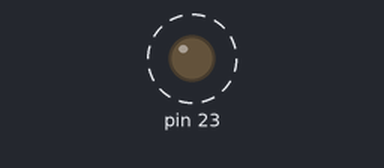
Recording of a sketch running on a simulated Arduino Uno, built with avr-gcc and run on an emulated ATmega328P. On the bench: output pins drawn as LEDs (lit = HIGH). Dashed ring = blinking.

Above: at 0.6 s.
Timing chart, 0 to 3.0 s (numbered marks = the images above):
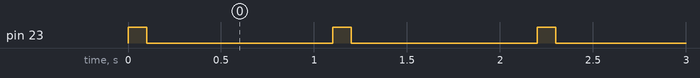

Measured:
- by itself, pin 23: alternates HIGH for 0.10 s and LOW for 1.0 s

The sketch:

ANSI-C_Blink_timers.ino
```cpp
volatile unsigned char *myTCCR1A = (unsigned char *) 0x80; // Timer/Counter Control Register A
volatile unsigned char *myTCCR1B = (unsigned char *) 0x81; // Timer/Counter Control Register B
volatile unsigned char *myTCCR1C = (unsigned char *) 0x82; // Timer/Counter Control Register C
volatile unsigned char *myTIMSK1 = (unsigned char *) 0x6F; // Timer/Counter Interrupt Mask Register
volatile unsigned int  *myTCNT1  = (unsigned  int *) 0x84; // Timer/Counter Register (low & high)
volatile unsigned char *myTIFR1 =  (unsigned char *) 0x36; // Timer/Counter Interrupt Flag Register
volatile unsigned char *portDDRB = (unsigned char *) 0x24;
volatile unsigned char *portB =    (unsigned char *) 0x25;

void myDelay(unsigned long);

void setup() {
  /* Initialize Timer1 for NORMAL mode */
  *myTCCR1A = 0;
  *myTCCR1B = 0;
  *myTCCR1C = 0;
  *myTIMSK1 = 0; // Timer 1 should have no interrupts

  *portDDRB |= 0x80;  // Initialize GPIO PortB
}

// the loop function runs over and over again forever
void loop() {
  *portB |= 0x80; // ON
  myDelay (100);
  *portB &= 0x7F; // OFF
  myDelay (1000);
}

void myDelay(unsigned long mSecondsApx) {
  *myTCCR1B &= 0xF8; // turn timer to OFF
  *myTCNT1 = (unsigned int) (65536 - (15.625 * mSecondsApx));
  *myTCCR1B |= 0x05; // turn timer ON with pre-scalar of 1024
  while((*myTIFR1 & 0x01)!=1); // once overflow flag is 1, we will stop
  *myTCCR1B &= 0xF8; // turn timer to OFF (prof. Egbert says this is optional)
  *myTIFR1 |= 0x01;// clear overflow flag bit (by setting to 1 for some reason)
}
```
